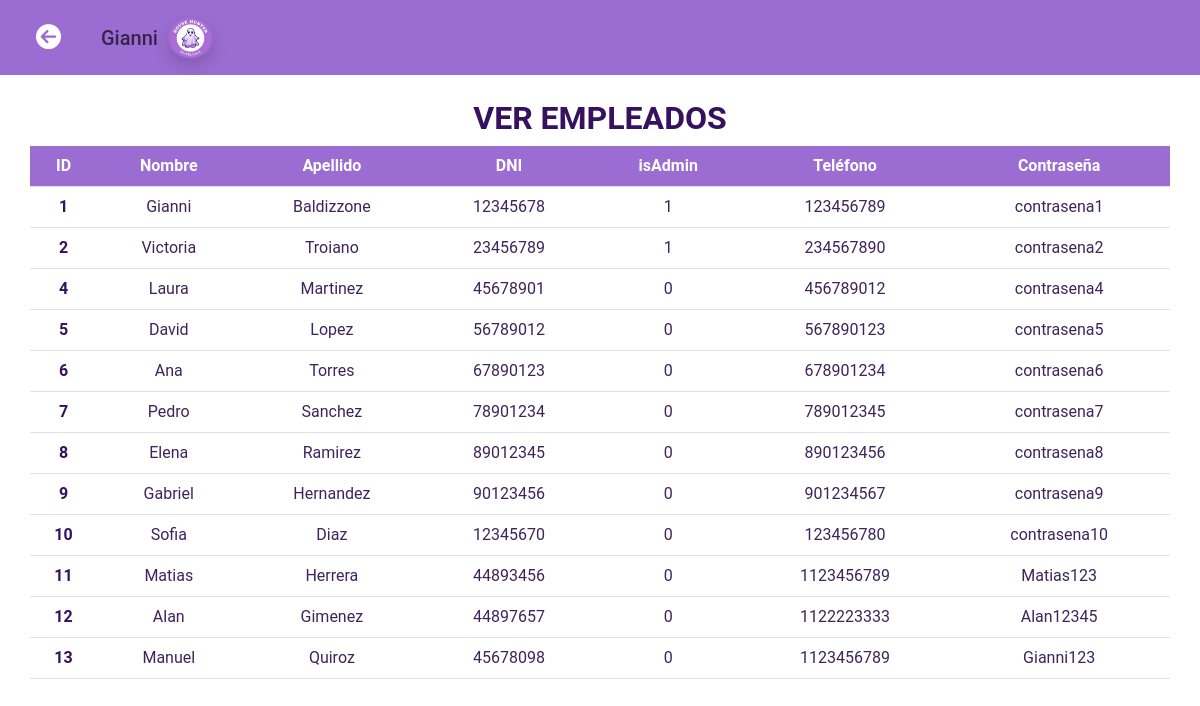
The page /abm/abmEmpleados/empleadoMostrar (signed in) on the database its author committed.
### tables this page shows
CREATE TABLE EMPLEADO(
        id INTEGER PRIMARY KEY,
        nombre TEXT,
        apellido TEXT,
        dni INT,
        isAdmin INT,
        telefono INT,
        contraseña TEXT
        );

### main.py (the view)
@app.route('/abm/abmEmpleados/empleadoMostrar')
def  empleadoMostrar():
    menu = Menu(nombre_empleado=session.get('usuario'), contrasena_empleado=session.get('contrasena'), id_empleado=session.get('id'))
    empleado = menu.mostrar_empleado()
    return render_template('empleadoMostrar.html', nombre_usuario=session.get('usuario'), empleado=empleado)

### Menu.py (called while the page is built)
  def mostrar_empleado(self):
        nombreBD = "househunter.db"
        conexion = Conexion(nombreBD)
        conexion.CrearTablaEmpleados()
        empleados = conexion.MostrarEmpleados()
        return empleados

### bd.py (called while the page is built)
  def CrearTablaEmpleados(self):
    try:
        self.cursor.execute('''
        CREATE TABLE IF NOT EXISTS EMPLEADO(
        id INTEGER PRIMARY KEY,
        nombre TEXT,
        apellido TEXT,
        dni INT,
        isAdmin INT,
        telefono INT,
        contraseña TEXT
        )
        ''')
        self.conexion.commit()
        print("Tabla EMPLEADO creada exitosamente!")
    except sqlite3.Error as e:
        print("Error al crear la tabla EMPLEADO:", e)

  def MostrarEmpleados(self):
    try:
        self.cursor.execute("SELECT * FROM EMPLEADO")
        empleados = self.cursor.fetchall()
        print(f"Empleados recuperados: {empleados}")
        return empleados
    except sqlite3.Error as e:
        print("Error al recuperar empleados:", e)
        return []

### templates/empleadoMostrar.html (shortened to what this page needs)
<!DOCTYPE html>
<html lang="es">
<head>
    <link href="https://cdn.jsdelivr.net/npm/bootstrap@5.3.2/dist/css/bootstrap.min.css" rel="stylesheet"
>
    <link rel="stylesheet" type="text/css" href="{{ url_for('static', filename='styles/style.css')}}">
</head>
<body>
    <nav class="navbar navbar-expand-lg navbar-light bg-light">
        <div class="container-fluid">
            <a class="navbar-brand" href="{{ url_for('abmEmpleados') }}">
                <i class="fa-solid fa-circle-arrow-left fa-lg m-4"></i>
            </a>
            <div class="collapse navbar-collapse" id="navbarNav">
                <div class="navbar-text">
                    <h5 class="mr-3"> {{ nombre_usuario }} </h5>
                    <img src="{{ url_for('static', filename='img/logo2.png') }}" alt="Foto del Empleado" height="40" class="rounded-circle me-2 shadow">
                </div>
            </div>
        </div>
    </nav>
    <div class="container text-center mt-4">
        <div class="row">
            <h2 class="text-darkviolet">Ver empleados</h2>
            <table class="table table-responsive-md">
                <thead>
                    <tr>
                        <th scope="col" class="bg-violet">ID</th>
                        <th scope="col" class="bg-violet">Nombre</th>
                        <th scope="col" class="bg-violet">Apellido</th>
                        <th scope="col" class="bg-violet">DNI</th>
                        <th scope="col" class="bg-violet">isAdmin</th>
                        <th scope="col" class="bg-violet">Teléfono</th>
                        <th scope="col" class="bg-violet">Contraseña</th>
                    </tr>
                </thead>
                <tbody class="table-body">
                    {% for empleado in empleado %}
                        <tr>
                            <th scope="row">{{ empleado[0] }}</th>
                            <td>{{ empleado[1] }}</td>
                            <td>{{ empleado[2] }}</td>
                            <td>{{ empleado[3] }}</td>
                            <td>{{ empleado[4] }}</td>
                            <td>{{ empleado[5] }}</td>
                            <td>{{ empleado[6] }}</td>
                        </tr>
                    {% endfor %}
                </tbody>
            </table>
        </div>
    </div>
</body>
</html>

### static/styles/style.css (style rules this page uses)
a { text-decoration: none; font-family: 'Roboto', sans-serif; font-weight: bold; }
body { overflow-x: hidden; justify-content: center; font-family: 'Roboto', sans-serif !important; }
.fa-solid { color: #fff !important; }
.text-center { font-family: 'Roboto', sans-serif; font-weight: bold; color: #fff !important; }
div.row { display: flex !important; justify-content: center !important; }
.navbar { background-color: #9B6CD1 !important; }
.navbar-text { display: flex; align-items: center; padding-right: 25px; }
.mr-3 { margin-right: 10px; margin-bottom: 0px; }
.bg-violet { background: #9B6CD1 !important; color: #fff !important; }
.table-body { font-weight: 400; }
td { color: #3e245b !important; }
th { color: #35115f !important; }
.text-darkviolet { color: #35115f !important; font-weight: bold; text-transform: uppercase; }

### rows shown on the page
EMPLEADO: nombre "Gianni", id "1", apellido "Baldizzone", dni "12345678", isAdmin "1", telefono "123456789", contraseña "contrasena1"
EMPLEADO: id "2", nombre "Victoria", apellido "Troiano", dni "23456789", isAdmin "1", telefono "234567890", contraseña "contrasena2"
EMPLEADO: id "4", nombre "Laura", apellido "Martinez", dni "45678901", isAdmin "0", telefono "456789012", contraseña "contrasena4"
EMPLEADO: id "5", nombre "David", apellido "Lopez", dni "56789012", isAdmin "0", telefono "567890123", contraseña "contrasena5"
EMPLEADO: id "6", nombre "Ana", apellido "Torres", dni "67890123", isAdmin "0", telefono "678901234", contraseña "contrasena6"
EMPLEADO: id "7", nombre "Pedro", apellido "Sanchez", dni "78901234", isAdmin "0", telefono "789012345", contraseña "contrasena7"
EMPLEADO: id "8", nombre "Elena", apellido "Ramirez", dni "89012345", isAdmin "0", telefono "890123456", contraseña "contrasena8"
EMPLEADO: id "9", nombre "Gabriel", apellido "Hernandez", dni "90123456", isAdmin "0", telefono "901234567", contraseña "contrasena9"
EMPLEADO: id "10", nombre "Sofia", apellido "Diaz", dni "12345670", isAdmin "0", telefono "123456780", contraseña "contrasena10"
EMPLEADO: id "11", nombre "Matias", apellido "Herrera", dni "44893456", isAdmin "0", telefono "1123456789", contraseña "Matias123"
EMPLEADO: id "12", nombre "Alan", apellido "Gimenez", dni "44897657", isAdmin "0", telefono "1122223333", contraseña "Alan12345"
EMPLEADO: id "13", nombre "Manuel", apellido "Quiroz", dni "45678098", isAdmin "0", telefono "1123456789", contraseña "Gianni123"
